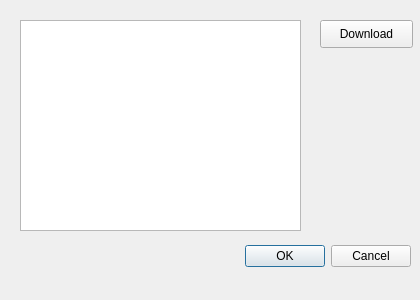
<?xml version="1.0" encoding="UTF-8"?>
<ui version="4.0">
 <class>VersioForm</class>
 <widget class="QDialog" name="VersioForm">
  <property name="windowModality">
   <enum>Qt::ApplicationModal</enum>
  </property>
  <property name="geometry">
   <rect>
    <x>0</x>
    <y>0</y>
    <width>420</width>
    <height>300</height>
   </rect>
  </property>
  <property name="windowTitle">
   <string>Versions</string>
  </property>
  <property name="modal">
   <bool>true</bool>
  </property>
  <widget class="QDialogButtonBox" name="buttonBox">
   <property name="geometry">
    <rect>
     <x>70</x>
     <y>240</y>
     <width>341</width>
     <height>32</height>
    </rect>
   </property>
   <property name="orientation">
    <enum>Qt::Horizontal</enum>
   </property>
   <property name="standardButtons">
    <set>QDialogButtonBox::Cancel|QDialogButtonBox::Ok</set>
   </property>
  </widget>
  <widget class="QTreeView" name="treeView">
   <property name="geometry">
    <rect>
     <x>20</x>
     <y>20</y>
     <width>281</width>
     <height>211</height>
    </rect>
   </property>
   <property name="selectionMode">
    <enum>QAbstractItemView::MultiSelection</enum>
   </property>
  </widget>
  <widget class="QPushButton" name="downloadButton">
   <property name="geometry">
    <rect>
     <x>320</x>
     <y>20</y>
     <width>93</width>
     <height>28</height>
    </rect>
   </property>
   <property name="text">
    <string>Download</string>
   </property>
  </widget>
 </widget>
 <resources/>
 <connections>
  <connection>
   <sender>buttonBox</sender>
   <signal>accepted()</signal>
   <receiver>VersioForm</receiver>
   <slot>accept()</slot>
   <hints>
    <hint type="sourcelabel">
     <x>248</x>
     <y>254</y>
    </hint>
    <hint type="destinationlabel">
     <x>157</x>
     <y>274</y>
    </hint>
   </hints>
  </connection>
  <connection>
   <sender>buttonBox</sender>
   <signal>rejected()</signal>
   <receiver>VersioForm</receiver>
   <slot>reject()</slot>
   <hints>
    <hint type="sourcelabel">
     <x>316</x>
     <y>260</y>
    </hint>
    <hint type="destinationlabel">
     <x>286</x>
     <y>274</y>
    </hint>
   </hints>
  </connection>
 </connections>
</ui>
